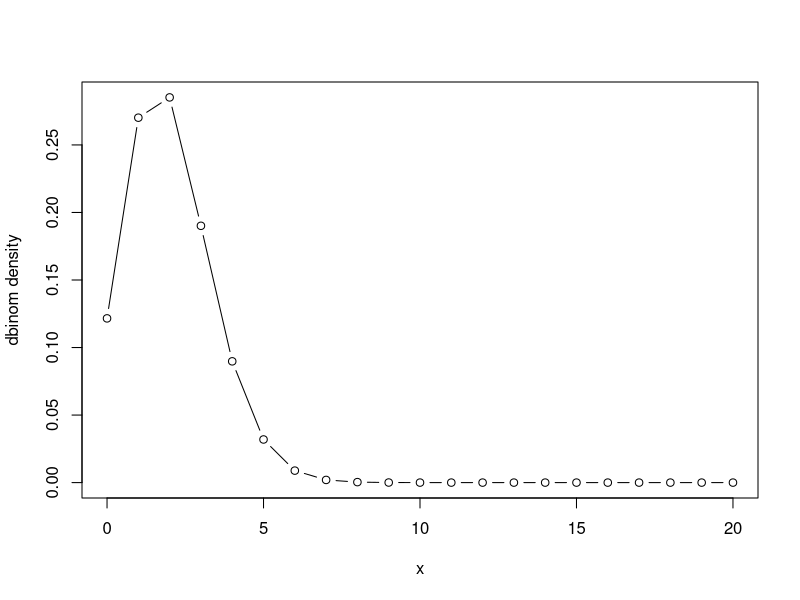
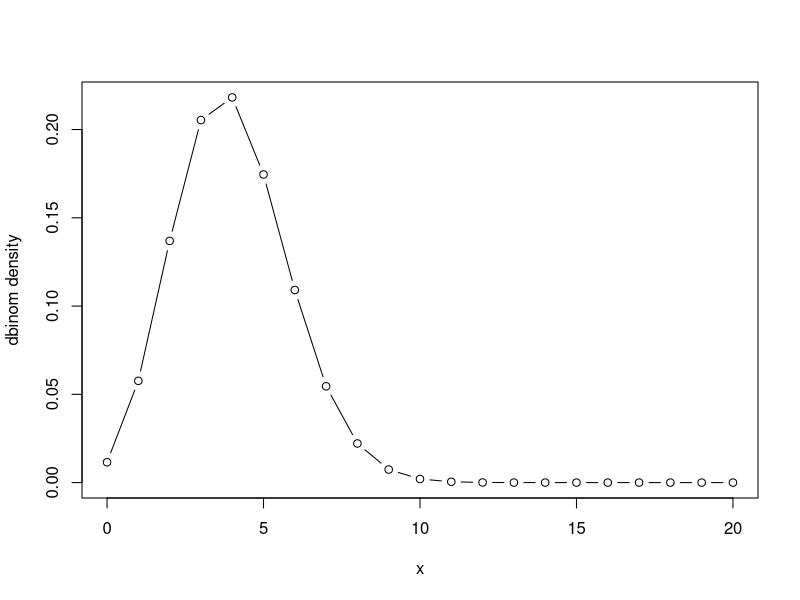
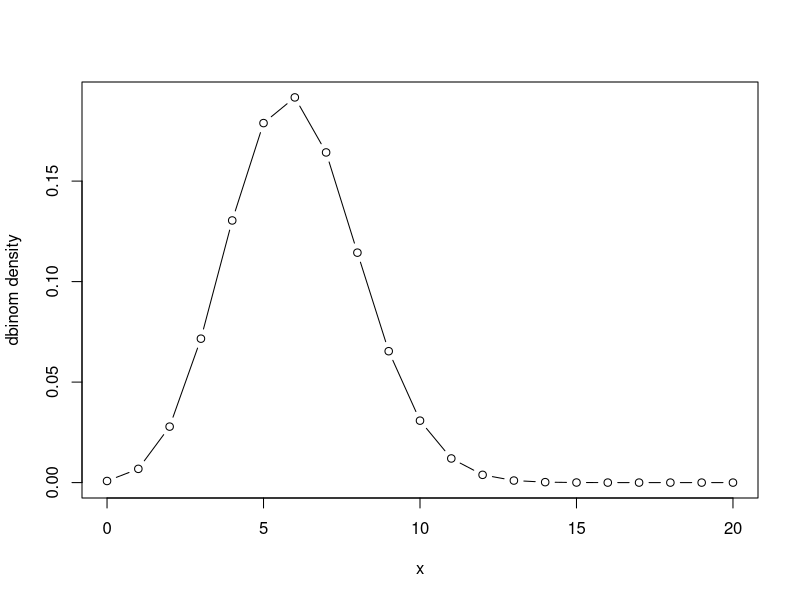
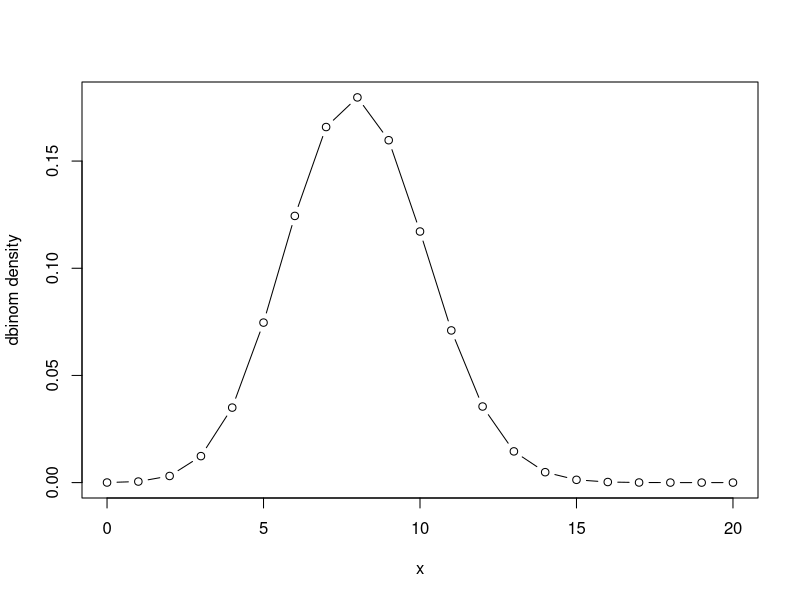
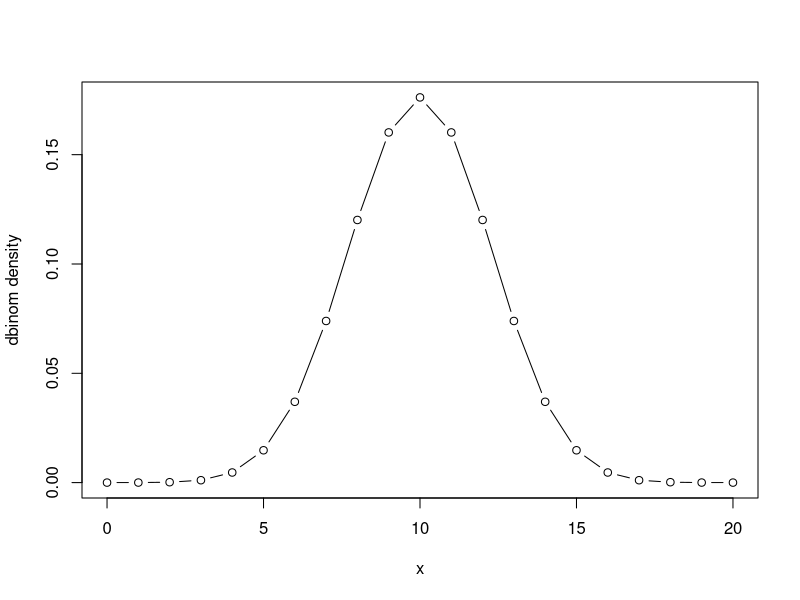
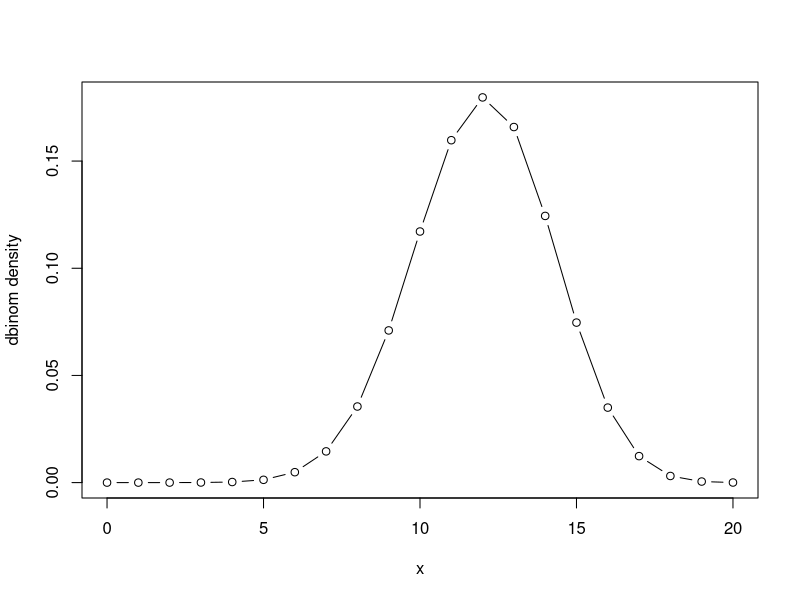
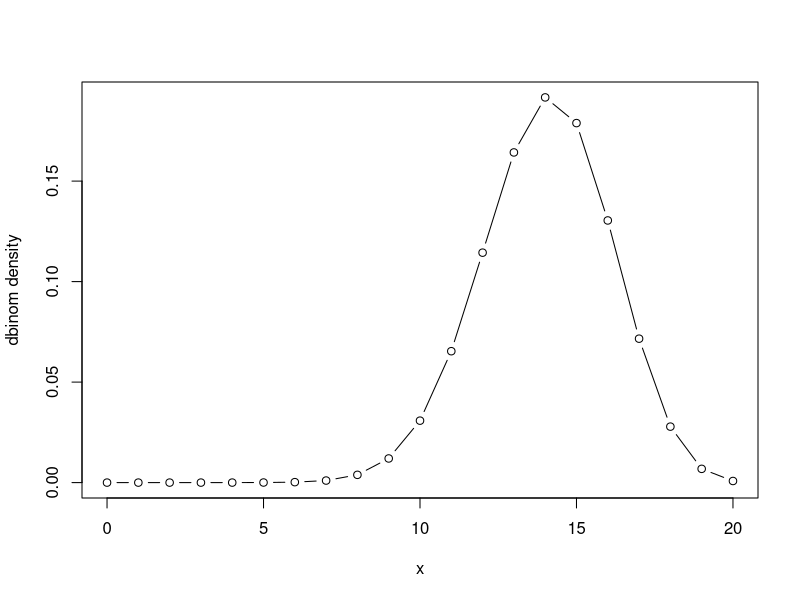
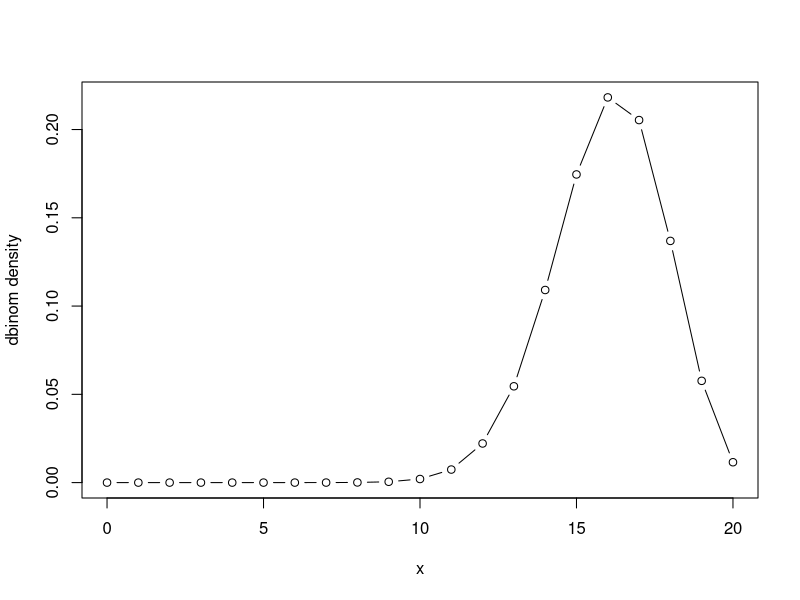

These charts were generated, in order, by the following R code:
for (p in seq(0.1, 0.9, 0.1)) {
  x = seq(0,20)
  plot(x, dbinom(x, 20, p),type = "b", ylab = "dbinom density")
  dev.copy(png, filename=paste("plot_binom",p,".png"));
  dev.off ();
}